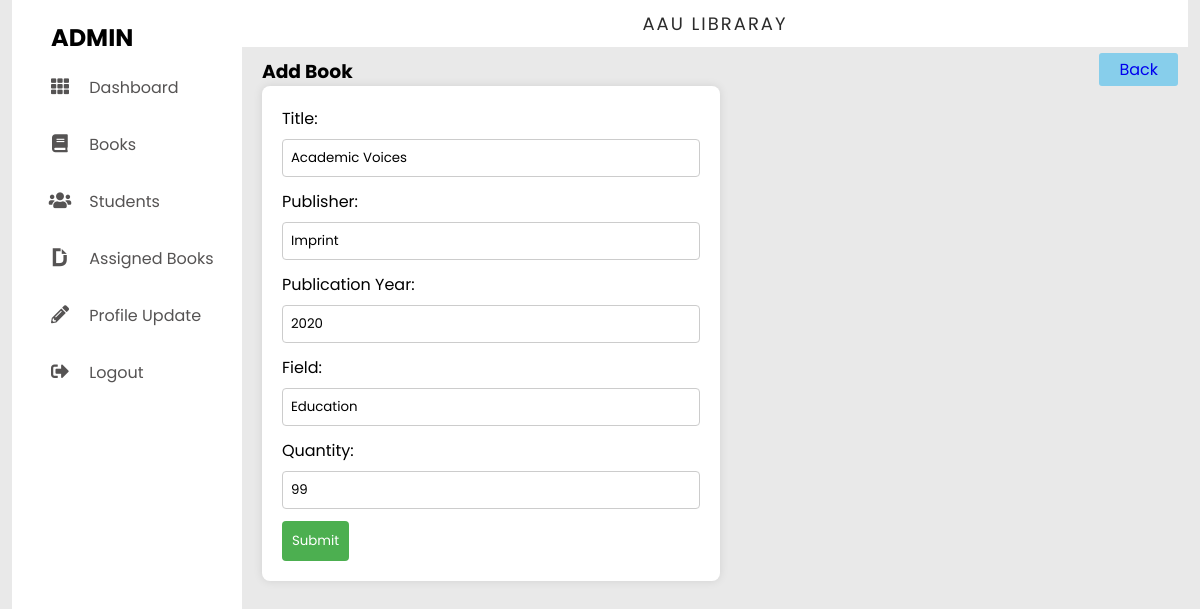
The app's page /admin/books/edit.php?id=1 (signed in) with its own data.
### tables this page shows
CREATE TABLE `books` (
  `id` int(11) NOT NULL,
  `title` varchar(255) NOT NULL,
  `publisher` varchar(255) NOT NULL,
  `publication_year` int(11) NOT NULL,
  `version` int(20) NOT NULL,
  `field` varchar(255) NOT NULL,
  `quantity` int(255) DEFAULT NULL,
  `borrowed` int(11) DEFAULT 0,
  `created_at` timestamp NOT NULL DEFAULT current_timestamp()
);

### admin/books/edit.php (the view, shortened to what this page needs)
<?php require_once '../../database/connection.php' ?>
<?php
if (isset ($_GET['id']) && !empty ($_GET['id'])) {
    $id = htmlspecialchars($_GET['id']);
}
$sql = "SELECT * FROM `books` WHERE `id` = $id";
$result = $conn->query($sql);
$book = $result->fetch_assoc();
    $book_title= $book["title"];
     $publisher= $book["publisher"];
     $publication_year= $book["publication_year"];
     $field= $book["field"];
     $quantity= $book["quantity"];
?>
<span style="font-family: verdana, geneva, sans-serif;">
    <!DOCTYPE html>
    <html lang="en">
    <?php require_once('../layouts/head.php'); ?>
    <body>
        <div class="container">
            <?php require_once('../layouts/navbar.php'); ?>
            <section class="main">
                <div class="main-top">
                    <p>AAU Libraray</p>
                </div>
                <div class="main-body">
                    <div class="header">
                        <div>
                            <h3>Add Book</h3>
                        </div>
                        <div>
                            <a href="./">Back</a>
                        </div>
                    </div>
                    <form action="<?php echo htmlspecialchars($_SERVER['PHP_SELF']) ?>" method="post">
                        <label for="title">Title:</label>
                        <input type="text" id="title" name="title" value="<?php echo $book_title ?>">
                        <label for="publisher">Publisher:</label>
                        <input type="text" id="publisher" name="publisher" value="<?php echo $publisher ?>">
                        <label for="publication_year">Publication Year:</label>
                        <input type="text" id="publication_year" name="publication_year" value="<?php echo $publication_year ?>">
                        <label for="field">Field:</label>
                        <input type="text" id="field" name="field" value="<?php echo $field ?>">
                        <label for="quantity">Quantity:</label>
                        <input type="text" id="quantity" name="quantity" value="<?php echo $quantity ?>">
                        <button type="submit" name="submit">Submit</button>
                    </form>
                </div>
            </section>
        </div>
    </body>
    </html>
</span>

### css/dashboard.css (style rules this page uses)
* { margin: 0; padding: 0; outline: none; border: none; text-decoration: none; list-style: none; box-sizing: border-box; font-family: "Poppins", sans-serif; }
body { background: rgb(233, 233, 233); }
.container { display: flex; width: 98vw; margin: auto; }
.main { width: 98%; }
.main-top { width: 100%; background: #fff; padding: 10px; text-align: center; font-size: 18px; letter-spacing: 2px; text-transform: uppercase; color: rgb(43, 43, 43); }
.main-body { padding: 10px 10px 10px 20px; }

### admin/books/edit.php (style rules this page uses)
.header { display: flex; justify-content: space-between; }
.header a { background-color: skyblue; padding: 5px 20px; border-radius: 3px; transition: ease-in .3s; }
form { background-color: #fff; padding: 20px; border-radius: 8px; box-shadow: 0 0 10px rgba(0, 0, 0, 0.1); width: 50%; }
label { display: block; margin-bottom: 8px; }
input { width: 100%; padding: 8px; margin-bottom: 12px; box-sizing: border-box; border: 1px solid #ccc; border-radius: 4px; }
button { background-color: #4caf50; color: #fff; padding: 10px; border: none; border-radius: 4px; cursor: pointer; }

### records on screen
books: title "Academic Voices", publisher "Imprint", publication_year "2020", field "Education", quantity "99"

### other values on screen
$_SESSION['user']['name'] "ADMIN"
